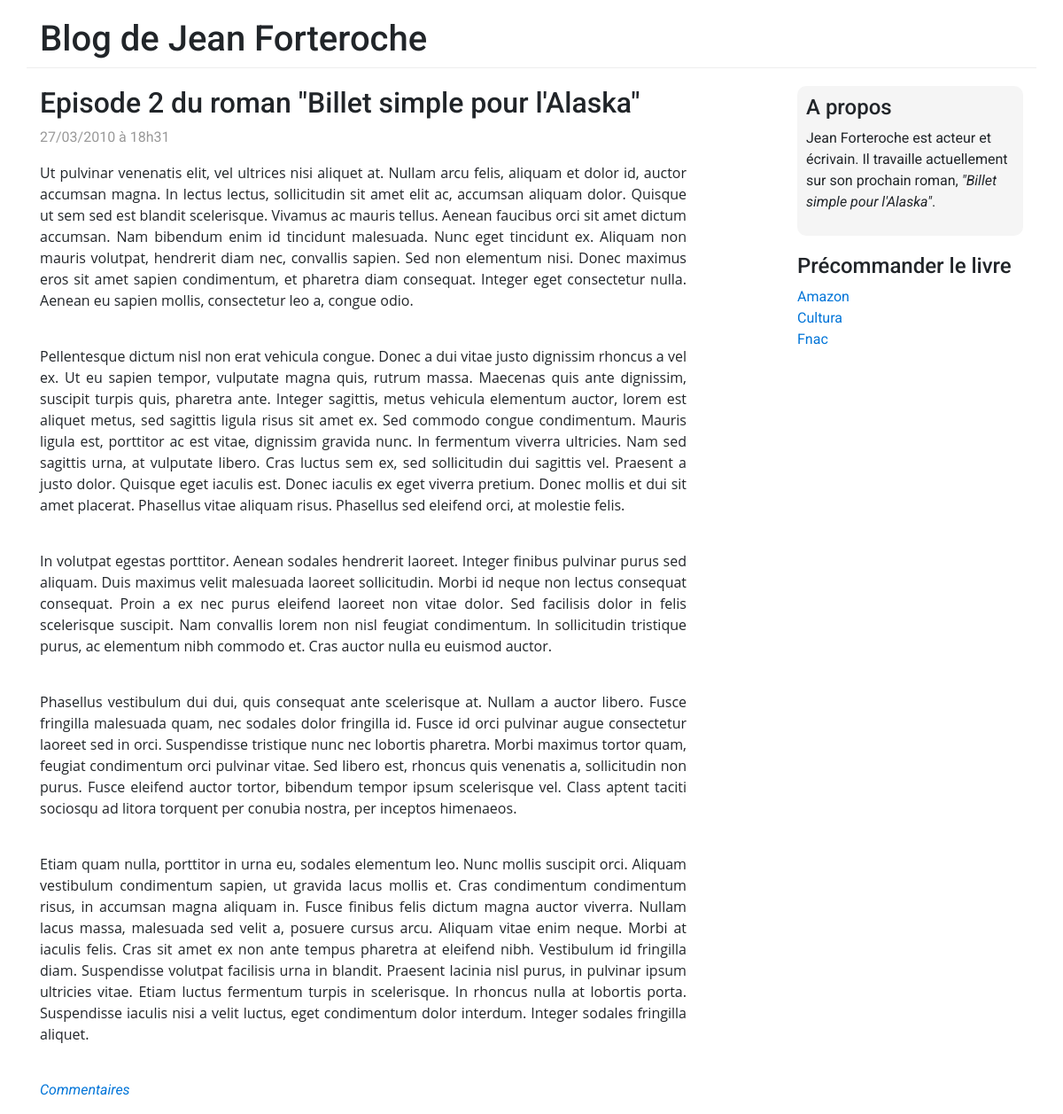
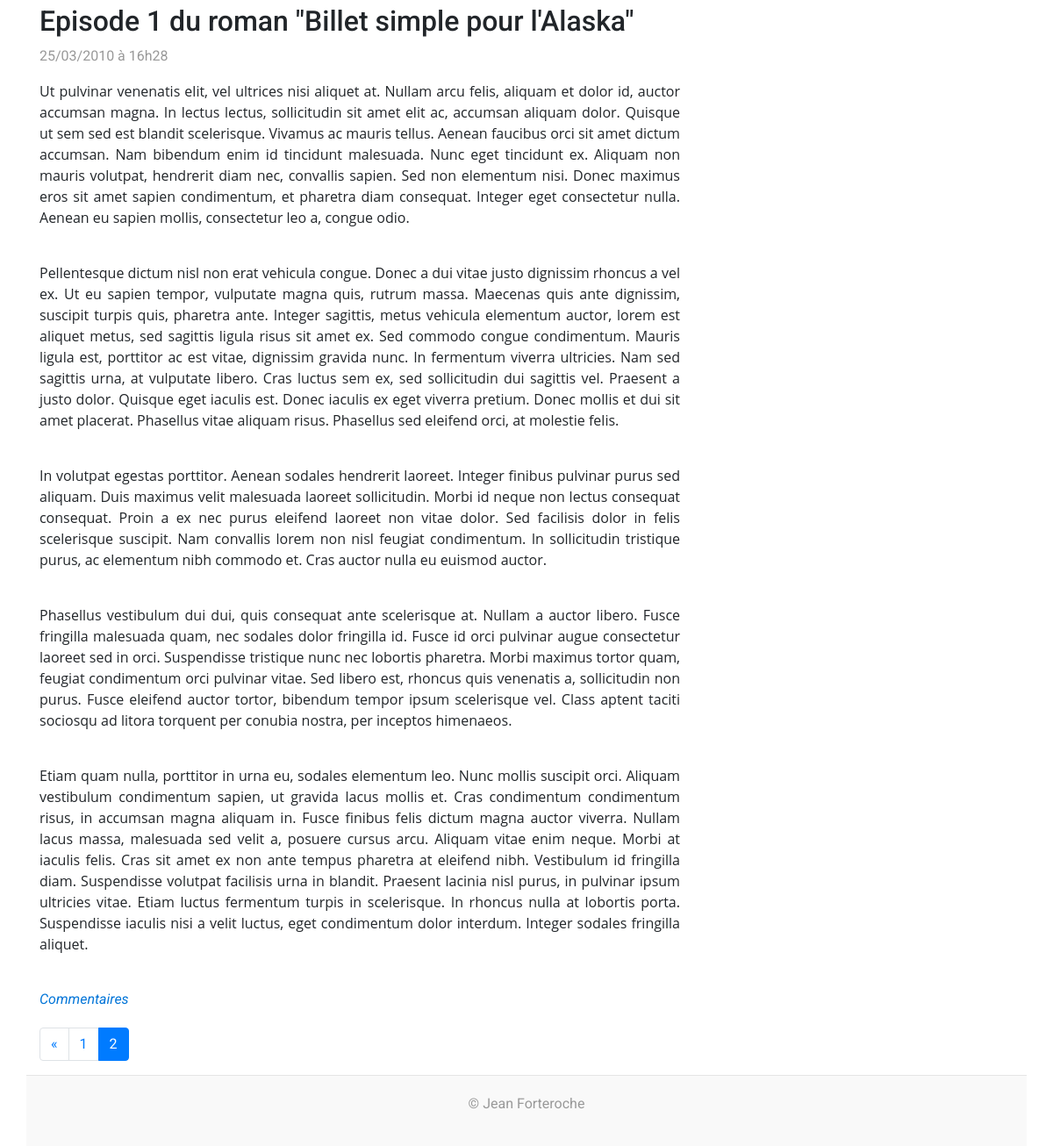
The app's page /index.php?controller=post&action=list&page=2 with its own data (2 pictures, top to bottom).
### tables this page shows
CREATE TABLE `posts` (
  `id` int(11) NOT NULL,
  `title` varchar(255) NOT NULL,
  `content` text NOT NULL,
  `creation_date` datetime NOT NULL
);

### controller/PostFrontController.php (called while the page is built, shortened)
<?php
require_once('BaseController.php');
class PostFrontController extends BaseController
{
    public function listAction()
    {
        $viewData = $this->initViewData();
        $viewData['displayCommentsLink'] = true;
        $totalItems = $this->getContainer()->getPostManager()->getTotalPosts();
        $pagination = $this->handlePagination($totalItems);
        $pagination['url'] = 'index.php?controller=post&action=list';
        $viewData['pagination'] = $pagination;
        $viewData['postsList'] = $this->getContainer()->getPostManager()->getPostsList($pagination['start'], $pagination['itemsPerPage']);
        require_once('view/front/postListView.php');
    }
}

### model/Router.php (called while the page is built, shortened)
<?php
class Router
{
    protected $config;
    public function getConfig()
    {
        return $this->config;
    }
    public function setConfig(array $config)
    {
        $this->config = $config;
    }
    public function executeAction($controllerParam, $actionParam, $envParam)
    {
        $controller = new $controllerName();
        $actionName = $actionParam.'Action';
        require_once(__DIR__.'/../model/Container.php');
        $container = new Container($this->getConfig());
        $controller->setContainer($container);
        $controller->$actionName();
    }
}

### index.php (called while the page is built)
<?php
require_once('config.php');
require_once('model/Router.php');
$router = new \OpenClassrooms\Blog\Model\Router($config);
try {
    $router->executeAction(
        isset($_REQUEST['controller']) ? $_REQUEST['controller'] : 'post',
        isset($_REQUEST['action']) ? $_REQUEST['action'] : 'list',
        'front'
    );
} catch(Exception $e) {
    $viewData['error'] = $e->getMessage();
    require('view/errorView.php');
}

### controller/BaseController.php (called while the page is built, shortened)
<?php
require_once(__DIR__.'/../model/Container.php');
abstract class BaseController
{
    protected $container;
    public function getContainer()
    {
        return $this->container;
    }
    public function setContainer(\OpenClassrooms\Blog\Model\Container $container)
    {
        $this->container = $container;
    }
    public function initViewData()
    {
        $viewData = [];
        $viewData['title'] = $this->getContainer()->getConfig()['title'];
        return $viewData;
    }
    public function handlePagination($totalItems)
    {
        $pagination = [];
        if (isset($_GET['page']) && !empty($_GET['page'])){
            $pagination['currentPage'] = $_GET['page'];
        } else {
            $pagination['currentPage'] = 1;
        }
        $pagination['itemsPerPage'] = $this->getContainer()->getConfig()['itemsPerPage'];
        $pagination['start'] = ($pagination['currentPage'] * $pagination['itemsPerPage']) - $pagination['itemsPerPage'];
        $pagination['totalItems'] = $totalItems;
        $pagination['endPage'] = ceil($pagination['totalItems'] / $pagination['itemsPerPage']);
        $pagination['startPage'] = 1;
        $pagination['nextPage'] = $pagination['currentPage'] + 1;
        $pagination['previousPage'] = $pagination['currentPage'] - 1;
        return $pagination;
    }
}

### model/Container.php (called while the page is built, shortened)
<?php
class Container
{
    protected $config;
    public function getConfig()
    {
        return $this->config;
    }
    public function setConfig(array $config)
    {
        $this->config = $config;
    }
    protected function getDatabaseHandler()
    {
        static $instance;
        if (!isset($instance)) {
            $instance = new \PDO(
                $this->config['database']['dsn'],
                $this->config['database']['username'],
                $this->config['database']['username']
            );
        }
        return $instance;
    }
    public function getPostManager()
    {
        static $instance;
        if (!isset($instance)) {
            include_once('PostManager.php');
            $instance = new \OpenClassrooms\Blog\Model\PostManager($this->getDatabaseHandler());
        }
        return $instance;
    }
}

### model/Manager.php (called while the page is built, shortened)
<?php
abstract class Manager
{
    protected $databaseHandler;
    public function getDatabaseHandler()
    {
        return $this->databaseHandler;
    }
    public function setDatabaseHandler(\PDO $databaseHandler)
    {
        $this->databaseHandler = $databaseHandler;
    }
}

### model/PostManager.php (called while the page is built, shortened)
<?php
require_once('Manager.php');
require_once('Post.php');
class PostManager extends Manager
{
    public function getPostsList($offset=0, $limit=10)
    {
        $request = $this->getDatabaseHandler()->prepare('SELECT id, title, content, DATE_FORMAT(creation_date, \'%d/%m/%Y à %Hh%i\') AS creation_date_fr FROM posts ORDER BY creation_date DESC LIMIT :offset, :limit');
        $request->bindValue(':offset', $offset, \PDO::PARAM_INT);
        $request->bindValue(':limit', $limit, \PDO::PARAM_INT);
        $request->execute();
        $resultsList = $request->fetchAll();
        $postsList = [];
        foreach ($resultsList as $result) {
            $post = new Post();
            $post->setId($result['id']);
            $post->setTitle($result['title']);
            $post->setContent($result['content']);
            $post->setCreationDate($result['creation_date_fr']);
            $postsList[] = $post;
        }
        return $postsList;
    }
    public function getTotalPosts()
    {
        $result = $this->getDatabaseHandler()->query('SELECT COUNT(*) AS total FROM posts')->fetch();
        return (isset($result['total'])) ? (int) $result['total'] : 0;
    }
}

### model/Post.php (called while the page is built, shortened)
<?php
class Post
{
    private $id;
    private $title;
    private $content;
    private $creationDate;
    public function getId()
    {
        return $this->id;
    }
    public function setId($id)
    {
        $this->id = $id;
    }
    public function getTitle()
    {
        return $this->title;
    }
    public function setTitle($title)
    {
        $this->title = $title;
    }
    public function getContent()
    {
        return $this->content;
    }
    public function setContent($content)
    {
        $this->content = $content;
    }
    public function getCreationDate()
    {
        return $this->creationDate;
    }
    public function setCreationDate($creationDate)
    {
        $this->creationDate = $creationDate;
    }
}

### view/front/_postView.php (the view)
<article class="blog-post">
    <h2 class="blog-post-title"><?php echo htmlspecialchars($viewData['post']->getTitle()); ?></h2>
    <p class="blog-post-meta"><?php echo $viewData['post']->getCreationDate(); ?></em></p>
    <p>
        <?php
            echo nl2br($viewData['post']->getContent());
        ?>
        <?php if (isset($viewData['displayCommentsLink']) && $viewData['displayCommentsLink'] === true): ?>
            <br />
            <em><a href="index.php?controller=post&amp;action=show&amp;postId=<?php echo $viewData['post']->getId(); ?>">Commentaires</a></em>
        <?php endif; ?>
    </p>
</article>

### view/front/postListView.php (shortened to what this page needs)
<?php
foreach ($viewData['postsList'] as $viewData['post']) {
    require('_postView.php');
}
?>
<?php require(__DIR__.'/../_pagination.php'); ?>
<?php require(__DIR__.'/../template.php'); ?>

### public/css/style.css (style rules this page uses)
body { font-family: 'Roboto', sans-serif; }
a, a:visited, a:hover, a:focus, a:active { color: #0275d8; text-decoration: none; }
.blog-post { margin-bottom: 20px; }
.blog-post-meta { color: #999; }

### records on screen
posts: title "Episode 2 du roman \"Billet simple pour l'Alaska\"", CreationDate "27/03/2010 à 18h31", content "Ut pulvinar venenatis elit, vel ultrices nisi aliquet at. Nullam arcu felis, aliquam et dolor id, auctor accumsan magna. In lectus lectus, sollicitudin sit amet elit ac, accumsan aliquam dolor. Quisque ut sem sed est blandit scelerisque. Vivamus ac mauris tellus. Aenean faucibus orci sit amet dictum accumsan. Nam bibendum enim id tincidunt malesuada. Nunc eget tincidunt ex. Aliquam non mauris volutpat, hendrerit diam nec, convallis sapien. Sed non elementum nisi. Donec maximus eros sit amet sapien condimentum, et pharetra diam consequat. Integer eget consectetur nulla. Aenean eu sapien mollis, consectetur leo a, congue odio. Pellentesque dictum nisl non erat vehicula congue. Donec a dui…"
posts: title "Episode 1 du roman \"Billet simple pour l'Alaska\"", CreationDate "25/03/2010 à 16h28", content "Ut pulvinar venenatis elit, vel ultrices nisi aliquet at. Nullam arcu felis, aliquam et dolor id, auctor accumsan magna. In lectus lectus, sollicitudin sit amet elit ac, accumsan aliquam dolor. Quisque ut sem sed est blandit scelerisque. Vivamus ac mauris tellus. Aenean faucibus orci sit amet dictum accumsan. Nam bibendum enim id tincidunt malesuada. Nunc eget tincidunt ex. Aliquam non mauris volutpat, hendrerit diam nec, convallis sapien. Sed non elementum nisi. Donec maximus eros sit amet sapien condimentum, et pharetra diam consequat. Integer eget consectetur nulla. Aenean eu sapien mollis, consectetur leo a, congue odio. Pellentesque dictum nisl non erat vehicula congue. Donec a dui…"

### other values on screen
$viewData['title'] "Blog de Jean Forteroche"
$viewData['pagination']['previousPage'] "1"
$viewData['pagination']['currentPage'] "2"
